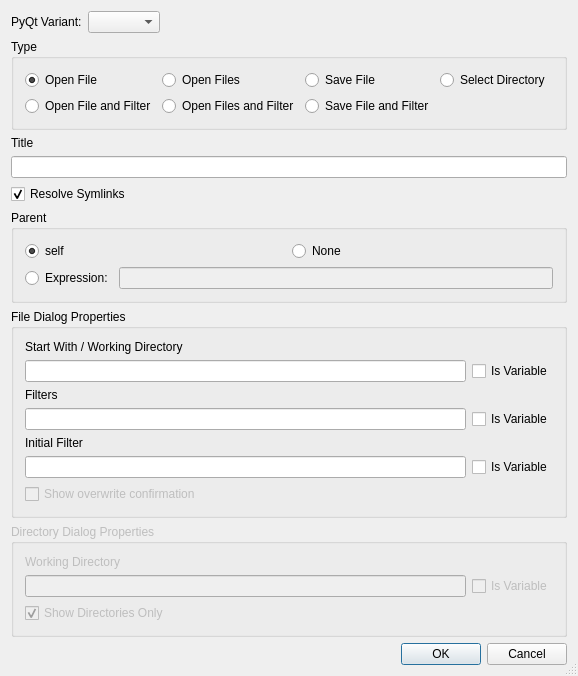
<?xml version="1.0" encoding="UTF-8"?>
<ui version="4.0">
 <class>FileDialogWizardDialog</class>
 <widget class="QDialog" name="FileDialogWizardDialog">
  <property name="geometry">
   <rect>
    <x>0</x>
    <y>0</y>
    <width>578</width>
    <height>620</height>
   </rect>
  </property>
  <property name="windowTitle">
   <string>QFileDialog Wizard</string>
  </property>
  <property name="sizeGripEnabled">
   <bool>true</bool>
  </property>
  <layout class="QVBoxLayout" name="verticalLayout">
   <item>
    <layout class="QHBoxLayout" name="horizontalLayout">
     <item>
      <widget class="QLabel" name="label">
       <property name="text">
        <string>PyQt Variant:</string>
       </property>
      </widget>
     </item>
     <item>
      <widget class="QComboBox" name="pyqtComboBox"/>
     </item>
     <item>
      <spacer name="horizontalSpacer">
       <property name="orientation">
        <enum>Qt::Horizontal</enum>
       </property>
       <property name="sizeHint" stdset="0">
        <size>
         <width>40</width>
         <height>20</height>
        </size>
       </property>
      </spacer>
     </item>
    </layout>
   </item>
   <item>
    <widget class="QGroupBox" name="typeGroupBox">
     <property name="title">
      <string>Type</string>
     </property>
     <layout class="QGridLayout" name="gridLayout">
      <item row="0" column="0">
       <widget class="QRadioButton" name="rOpenFile">
        <property name="toolTip">
         <string>Select to create an 'Open File' dialog</string>
        </property>
        <property name="text">
         <string>Open File</string>
        </property>
        <property name="checked">
         <bool>true</bool>
        </property>
       </widget>
      </item>
      <item row="0" column="1">
       <widget class="QRadioButton" name="rOpenFiles">
        <property name="toolTip">
         <string>Select to create an 'Open Files' dialog</string>
        </property>
        <property name="text">
         <string>Open Files</string>
        </property>
       </widget>
      </item>
      <item row="0" column="2">
       <widget class="QRadioButton" name="rSaveFile">
        <property name="toolTip">
         <string>Select to create a 'Save File' dialog</string>
        </property>
        <property name="text">
         <string>Save File</string>
        </property>
       </widget>
      </item>
      <item row="0" column="3">
       <widget class="QRadioButton" name="rDirectory">
        <property name="toolTip">
         <string>Select to create a 'Select Directory' dialog</string>
        </property>
        <property name="text">
         <string>Select Directory</string>
        </property>
       </widget>
      </item>
      <item row="1" column="0">
       <widget class="QRadioButton" name="rfOpenFile">
        <property name="toolTip">
         <string>Select to create an 'Open File' dialog capturing the selected filter</string>
        </property>
        <property name="text">
         <string>Open File and Filter</string>
        </property>
        <property name="checked">
         <bool>false</bool>
        </property>
       </widget>
      </item>
      <item row="1" column="1">
       <widget class="QRadioButton" name="rfOpenFiles">
        <property name="toolTip">
         <string>Select to create an 'Open Files' dialog capturing the selected filter</string>
        </property>
        <property name="text">
         <string>Open Files and Filter</string>
        </property>
       </widget>
      </item>
      <item row="1" column="2">
       <widget class="QRadioButton" name="rfSaveFile">
        <property name="toolTip">
         <string>Select to create a 'Save File' dialog capturing the selected filter</string>
        </property>
        <property name="text">
         <string>Save File and Filter</string>
        </property>
       </widget>
      </item>
     </layout>
    </widget>
   </item>
   <item>
    <widget class="QLabel" name="TextLabel1">
     <property name="text">
      <string>Title</string>
     </property>
    </widget>
   </item>
   <item>
    <widget class="QLineEdit" name="eCaption">
     <property name="toolTip">
      <string>Enter the title text</string>
     </property>
    </widget>
   </item>
   <item>
    <widget class="QCheckBox" name="cSymlinks">
     <property name="toolTip">
      <string>Check to resolve symbolic links</string>
     </property>
     <property name="text">
      <string>Resolve Symlinks</string>
     </property>
     <property name="checked">
      <bool>true</bool>
     </property>
    </widget>
   </item>
   <item>
    <widget class="QGroupBox" name="parentGroup">
     <property name="title">
      <string>Parent</string>
     </property>
     <layout class="QGridLayout" name="gridLayout_3">
      <item row="0" column="0">
       <widget class="QRadioButton" name="parentSelf">
        <property name="toolTip">
         <string>Select &quot;self&quot; as parent</string>
        </property>
        <property name="text">
         <string>self</string>
        </property>
        <property name="checked">
         <bool>true</bool>
        </property>
       </widget>
      </item>
      <item row="0" column="1">
       <widget class="QRadioButton" name="parentNone">
        <property name="toolTip">
         <string>Select &quot;None&quot; as parent</string>
        </property>
        <property name="text">
         <string>None</string>
        </property>
       </widget>
      </item>
      <item row="1" column="0" colspan="2">
       <layout class="QHBoxLayout" name="horizontalLayout_2">
        <item>
         <widget class="QRadioButton" name="parentOther">
          <property name="toolTip">
           <string>Select to enter a parent expression</string>
          </property>
          <property name="text">
           <string>Expression:</string>
          </property>
         </widget>
        </item>
        <item>
         <widget class="QLineEdit" name="parentEdit">
          <property name="enabled">
           <bool>false</bool>
          </property>
          <property name="toolTip">
           <string>Enter the parent expression</string>
          </property>
         </widget>
        </item>
       </layout>
      </item>
     </layout>
    </widget>
   </item>
   <item>
    <widget class="QGroupBox" name="filePropertiesGroup">
     <property name="title">
      <string>File Dialog Properties</string>
     </property>
     <layout class="QGridLayout" name="gridLayout_2">
      <item row="0" column="0" colspan="2">
       <widget class="QLabel" name="TextLabel3">
        <property name="text">
         <string>Start With / Working Directory</string>
        </property>
       </widget>
      </item>
      <item row="1" column="0">
       <widget class="QLineEdit" name="eStartWith">
        <property name="toolTip">
         <string>Enter the working directory or a filename</string>
        </property>
       </widget>
      </item>
      <item row="1" column="1">
       <widget class="QCheckBox" name="cStartWith">
        <property name="toolTip">
         <string>Check this if the contents of the edit names a variable or variable function</string>
        </property>
        <property name="text">
         <string>Is Variable</string>
        </property>
       </widget>
      </item>
      <item row="2" column="0" colspan="2">
       <widget class="QLabel" name="TextLabel2">
        <property name="text">
         <string>Filters</string>
        </property>
       </widget>
      </item>
      <item row="3" column="0">
       <widget class="QLineEdit" name="eFilters">
        <property name="toolTip">
         <string>Enter the filter specifications separated by ';;'</string>
        </property>
       </widget>
      </item>
      <item row="3" column="1">
       <widget class="QCheckBox" name="cFilters">
        <property name="toolTip">
         <string>Check this if the contents of the edit names a variable or variable function</string>
        </property>
        <property name="text">
         <string>Is Variable</string>
        </property>
       </widget>
      </item>
      <item row="4" column="0" colspan="2">
       <widget class="QLabel" name="lInitialFilter">
        <property name="text">
         <string>Initial Filter</string>
        </property>
       </widget>
      </item>
      <item row="5" column="0">
       <widget class="QLineEdit" name="eInitialFilter">
        <property name="toolTip">
         <string>Enter the initial filter</string>
        </property>
       </widget>
      </item>
      <item row="5" column="1">
       <widget class="QCheckBox" name="cInitialFilter">
        <property name="toolTip">
         <string>Check this if the contents of the edit names a variable or variable function</string>
        </property>
        <property name="text">
         <string>Is Variable</string>
        </property>
       </widget>
      </item>
      <item row="6" column="0" colspan="2">
       <widget class="QCheckBox" name="cConfirmOverwrite">
        <property name="enabled">
         <bool>false</bool>
        </property>
        <property name="toolTip">
         <string>Select to show an overwrite confirmation dialog</string>
        </property>
        <property name="text">
         <string>Show overwrite confirmation</string>
        </property>
       </widget>
      </item>
     </layout>
    </widget>
   </item>
   <item>
    <widget class="QGroupBox" name="dirPropertiesGroup">
     <property name="enabled">
      <bool>false</bool>
     </property>
     <property name="title">
      <string>Directory Dialog Properties</string>
     </property>
     <layout class="QGridLayout">
      <item row="1" column="0">
       <widget class="QLineEdit" name="eWorkDir">
        <property name="toolTip">
         <string>Enter the working directory</string>
        </property>
       </widget>
      </item>
      <item row="0" column="0" colspan="2">
       <widget class="QLabel" name="TextLabel4">
        <property name="text">
         <string>Working Directory</string>
        </property>
       </widget>
      </item>
      <item row="1" column="1">
       <widget class="QCheckBox" name="cWorkDir">
        <property name="toolTip">
         <string>Check this if the contents of the edit names a variable or variable function</string>
        </property>
        <property name="text">
         <string>Is Variable</string>
        </property>
       </widget>
      </item>
      <item row="2" column="0" colspan="2">
       <widget class="QCheckBox" name="cDirOnly">
        <property name="toolTip">
         <string>Check to display directories only</string>
        </property>
        <property name="text">
         <string>Show Directories Only</string>
        </property>
        <property name="checked">
         <bool>true</bool>
        </property>
       </widget>
      </item>
     </layout>
    </widget>
   </item>
   <item>
    <widget class="QDialogButtonBox" name="buttonBox">
     <property name="orientation">
      <enum>Qt::Horizontal</enum>
     </property>
     <property name="standardButtons">
      <set>QDialogButtonBox::Cancel|QDialogButtonBox::Ok</set>
     </property>
    </widget>
   </item>
  </layout>
 </widget>
 <layoutdefault spacing="6" margin="11"/>
 <pixmapfunction>qPixmapFromMimeSource</pixmapfunction>
 <tabstops>
  <tabstop>pyqtComboBox</tabstop>
  <tabstop>rOpenFile</tabstop>
  <tabstop>rOpenFiles</tabstop>
  <tabstop>rSaveFile</tabstop>
  <tabstop>rDirectory</tabstop>
  <tabstop>rfOpenFile</tabstop>
  <tabstop>rfOpenFiles</tabstop>
  <tabstop>rfSaveFile</tabstop>
  <tabstop>eCaption</tabstop>
  <tabstop>cSymlinks</tabstop>
  <tabstop>parentSelf</tabstop>
  <tabstop>parentNone</tabstop>
  <tabstop>parentOther</tabstop>
  <tabstop>parentEdit</tabstop>
  <tabstop>eStartWith</tabstop>
  <tabstop>cStartWith</tabstop>
  <tabstop>eFilters</tabstop>
  <tabstop>cFilters</tabstop>
  <tabstop>eInitialFilter</tabstop>
  <tabstop>cInitialFilter</tabstop>
  <tabstop>cConfirmOverwrite</tabstop>
  <tabstop>eWorkDir</tabstop>
  <tabstop>cWorkDir</tabstop>
  <tabstop>cDirOnly</tabstop>
  <tabstop>buttonBox</tabstop>
 </tabstops>
 <resources/>
 <connections>
  <connection>
   <sender>buttonBox</sender>
   <signal>accepted()</signal>
   <receiver>FileDialogWizardDialog</receiver>
   <slot>accept()</slot>
   <hints>
    <hint type="sourcelabel">
     <x>29</x>
     <y>615</y>
    </hint>
    <hint type="destinationlabel">
     <x>24</x>
     <y>488</y>
    </hint>
   </hints>
  </connection>
  <connection>
   <sender>buttonBox</sender>
   <signal>rejected()</signal>
   <receiver>FileDialogWizardDialog</receiver>
   <slot>reject()</slot>
   <hints>
    <hint type="sourcelabel">
     <x>128</x>
     <y>615</y>
    </hint>
    <hint type="destinationlabel">
     <x>124</x>
     <y>485</y>
    </hint>
   </hints>
  </connection>
  <connection>
   <sender>parentOther</sender>
   <signal>toggled(bool)</signal>
   <receiver>parentEdit</receiver>
   <slot>setEnabled(bool)</slot>
   <hints>
    <hint type="sourcelabel">
     <x>70</x>
     <y>260</y>
    </hint>
    <hint type="destinationlabel">
     <x>141</x>
     <y>260</y>
    </hint>
   </hints>
  </connection>
 </connections>
</ui>
